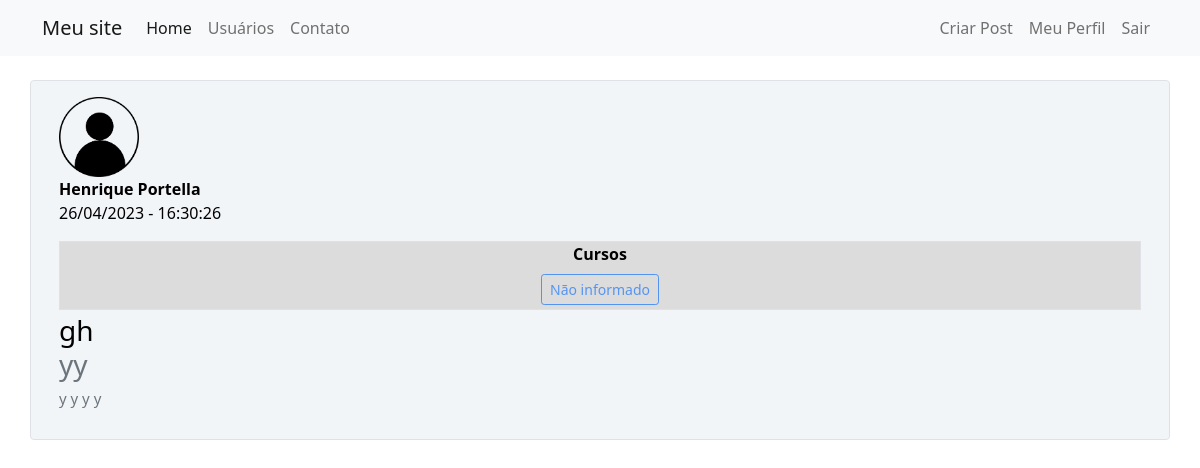
/post/2 (signed in), run on the app's committed database.
### comunidadeimpressionadora/models.py (models this page shows, shortened)
class Usuario(database.Model, UserMixin):
    id = database.Column(database.Integer, primary_key=True)
    username = database.Column(database.String, nullable=False)
    apelido = database.Column(database.String, nullable=False, default='leitor')
    bloqueado = database.Column(database.Boolean, nullable=False, default=False)
    cod_ativado = database.Column(database.Boolean, nullable=False, default=False)
    codigo_email = database.Column(database.String, nullable=False, default='000000')
    data_nascimento = database.Column(database.Date, nullable=False)
    tipo_user = database.Column(database.Integer, nullable=False, default=3)# 1 ADM - 2 AUTOR -3 LEITOR
    email = database.Column(database.String, nullable=False, unique=True)
    senha = database.Column(database.String, nullable=False)
    foto_perfil = database.Column(database.String, default='default.jpg')
    posts = database.relationship('Post', backref='autor', lazy=True)
    comentarios = database.relationship('Comentario', backref='autor_com', lazy=True)
    cursos = database.Column(database.String, nullable=False, default='Não informado')

class Post(database.Model):
    id = database.Column(database.Integer, primary_key=True)
    sub_titulo = database.Column(database.String, nullable=False)
    titulo = database.Column(database.String, nullable=False)
    corpo = database.Column(database.String, nullable=False)
    data_criacao = database.Column(database.DateTime, nullable=False, default=datetime.utcnow)
    likes_g = database.relationship('LikeG', backref='post_like_gostei', lazy=True)
    likes_ng = database.relationship('LikeNG', backref='post_like_ngostei', lazy=True)
    id_usuario = database.Column(database.Integer, database.ForeignKey('usuario.id'), nullable=False)

### comunidadeimpressionadora/routes.py (the view)
@app.route('/post/<post_id>', methods=['GET', 'POST'])
@login_required
def exibir_post(post_id):
    post = Post.query.get(post_id)
    if current_user == post.autor:
        form = FormCriarPost()
        if request.method == 'GET':
            form.titulo.data = post.titulo
            form.sub_titulo.data = post.sub_titulo
            form.corpo.data = post.corpo
        elif form.validate_on_submit():
            post.titulo = form.titulo.data
            post.sub_titulo = form.sub_titulo.data
            post.corpo = form.corpo.data
            database.session.commit()
            flash('Post Alterado com Sucesso', 'alert-success')
            return redirect(url_for('home'))
    else:
        form = None
    return render_template('post.html', post=post, form=form)

### comunidadeimpressionadora/models.py (called while the page is built)
@login_manager.user_loader
def load_usuario(id_usuario):
    return Usuario.query.get(int(id_usuario))

### comunidadeimpressionadora/templates/post.html (shortened to what this page needs)
{% extends 'base.html' %}
{% block body%}
<div class="container mt-3">
    <div class="row border mt-4 p-3 meupost rounded">
        <div class="col">
            <div><img src="{{ url_for('static', filename='fotos_perfil/{}'.format(post.autor.foto_perfil)) }}"
                      class="rounded" width="80"></div>
            <div>
                <strong>{{ post.autor.username}}</strong>
                <p>{{ post.data_criacao.strftime('%d/%m/%Y - %H:%M:%S') }}</p>
            </div>
            <div class="container border mb-1 mt-2 meupostcursos">
                <div class="row justify-content-center mb-1">
                    <div class="col col-12" style="text-align: center">
                        <strong>Cursos</strong><br>
                        {% for curso in post.autor.cursos.split(';') %}
                        <button type="button" class="btn btn-outline-primary btn-sm mt-2" disabled>{{ curso }}</button>
                        {% endfor %}
                    </div>
                </div>
            </div>
        </div>
        <div>
            <h3>{{post.titulo}} <small class="text-muted" style="font-size: 15px">
                 <h3>{{post.sub_titulo}} </h3>
            <p>{{post.corpo}}</p>
        </div>
    </div>
</div>
{% endblock %}

### comunidadeimpressionadora/static/main.css (style rules this page uses)
.meupost { background: #f2f5f8 !important; color: #000 !important; }
.meupostcursos { background: #DCDCDC !important; color: #000 !important; }

### data on the page
Usuario: foto_perfil (placeholder picture), autor.username "Henrique Portella", cursos "Não informado"
Post: data_criacao "26/04/2023 - 16:30:26", titulo "gh", sub_titulo "yy", corpo "y y y y"
